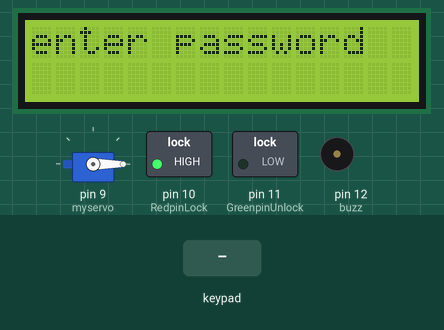
Simulated run of this sketch. Board: Arduino Uno, built with avr-gcc and run on an emulated ATmega328P. Parts: servo, 16×2 character LCD, switched loads named in the sketch (green lamp = pin HIGH), buzzer (waves = sounding). The inputs (shaded band) are chosen by the test bench.

Above: at 3.2 s.
3.3 s: keypad keys 2 3 4 5 # pressed 0.4 s apart
At 6.4 s:
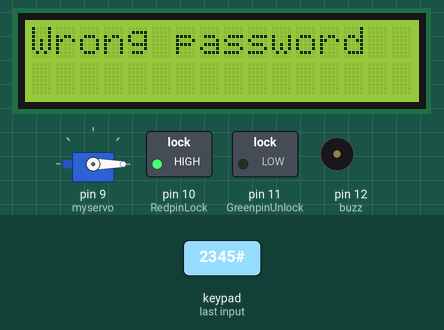
8.3 s: key 'A' pressed
At 9.4 s:
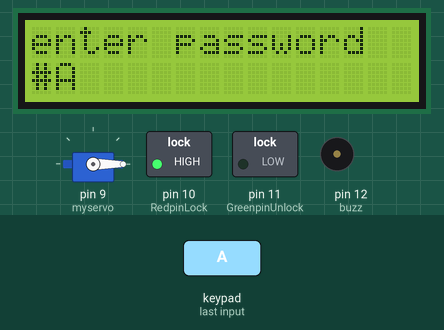
9.8 s: key 'B' pressed
At 10.7 s:
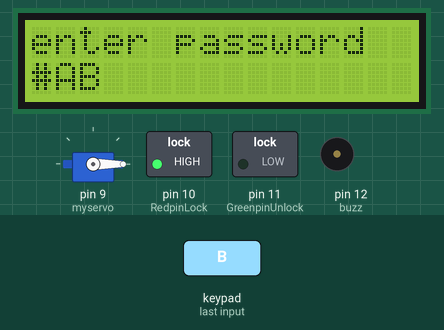
11.3 s: keypad keys 2 3 4 5 pressed 0.4 s apart
At 11.8 s:
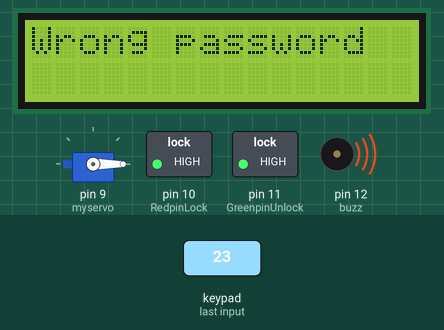
Timing chart, 0 to 14.3 s (numbered marks = the images above; inputs shaded):
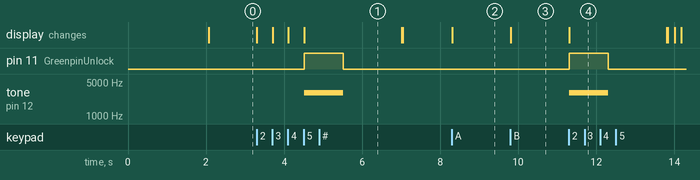

The sketch:

smart_lock.ino
```cpp
#include <Servo.h>
#include <Keypad.h>
#include <LiquidCrystal.h>

LiquidCrystal lcd(A0, A1, A2, A3, A4, A5);
Servo myservo;

char password[] = {'1', '2', '3', '4'}; // ! psasword
int buzz = 12;
int RedpinLock = 10;
int GreenpinUnlock = 11;

const byte ROWS = 4;
const byte COLS = 4;
char keys[ROWS][COLS] = {
  {'1', '2', '3', 'A'},
  {'4', '5', '6', 'B'},
  {'7', '8', '9', 'C'},
  {'*', '0', '#', 'D'}
};
byte rowPins[ROWS] = {2, 3, 4, 5};
byte colPins[COLS] = {6, 7, 8, 13};
Keypad keypad = Keypad(makeKeymap(keys), rowPins, colPins, ROWS, COLS);

void setup() {
  pinMode(RedpinLock, OUTPUT);
  pinMode(GreenpinUnlock, OUTPUT);
  pinMode(buzz, OUTPUT);
  myservo.attach(9);

  // set lock
  myservo.write(0);
  digitalWrite(RedpinLock, HIGH);
  digitalWrite(GreenpinUnlock, LOW);

  lcd.begin(16, 2);
  lcd.print("Hello");
  delay(2000);
  lcd.clear();
}

bool Flag = false;

void loop() {
  lcd.setCursor(0, 0);
  lcd.print("enter password");

  for (int i = 0; i < 4; i++) {
    char key = keypad.waitForKey();
    lcd.setCursor(i, 1);
    lcd.print(key);
    if (key != password[i])
      Flag = true;
  }

  if (Flag) {
    lcd.clear();
    lcd.print("Wrong password");
    digitalWrite(GreenpinUnlock, HIGH);
    tone(buzz, 3000);
    delay(1000);
    noTone(buzz);
    digitalWrite(GreenpinUnlock, LOW);
    delay(1000);
    Flag = false;
  }
  else {
    lcd.clear();
    lcd.print("Welcome");
    digitalWrite(RedpinLock, LOW);
    digitalWrite(GreenpinUnlock, HIGH);

    // open lock
    for (int pos = 0; pos <= 90; pos++) {
      myservo.write(pos);
      delay(15);
    }
    delay(2000);

    // close lock
    for (int pos = 90; pos >= 0; pos--) {
      myservo.write(pos);
      delay(15);
    }

    digitalWrite(RedpinLock, HIGH);
    digitalWrite(GreenpinUnlock, LOW);
  }

  delay(500);
  lcd.clear();
}
```

Measured:
- after the input at 3.3 s, pin 11 (GreenpinUnlock): LOW → HIGH after 1.2 s, → LOW 1.0 s later; tone on pin 12 (buzz): silent → 3000 Hz after 1.2 s, → silent 1.0 s later; the display: first changes at once (image 1 shows a later state)
- after the input at 8.3 s, the display: changes at once (image 2)
- after the input at 9.8 s, the display: changes at once (image 3)
- after the input at 11.3 s, pin 11 (GreenpinUnlock): LOW → HIGH at once, → LOW 1.0 s later; tone on pin 12 (buzz): silent → 3000 Hz at once, → silent 1.0 s later; the display: changes at once (image 4)
